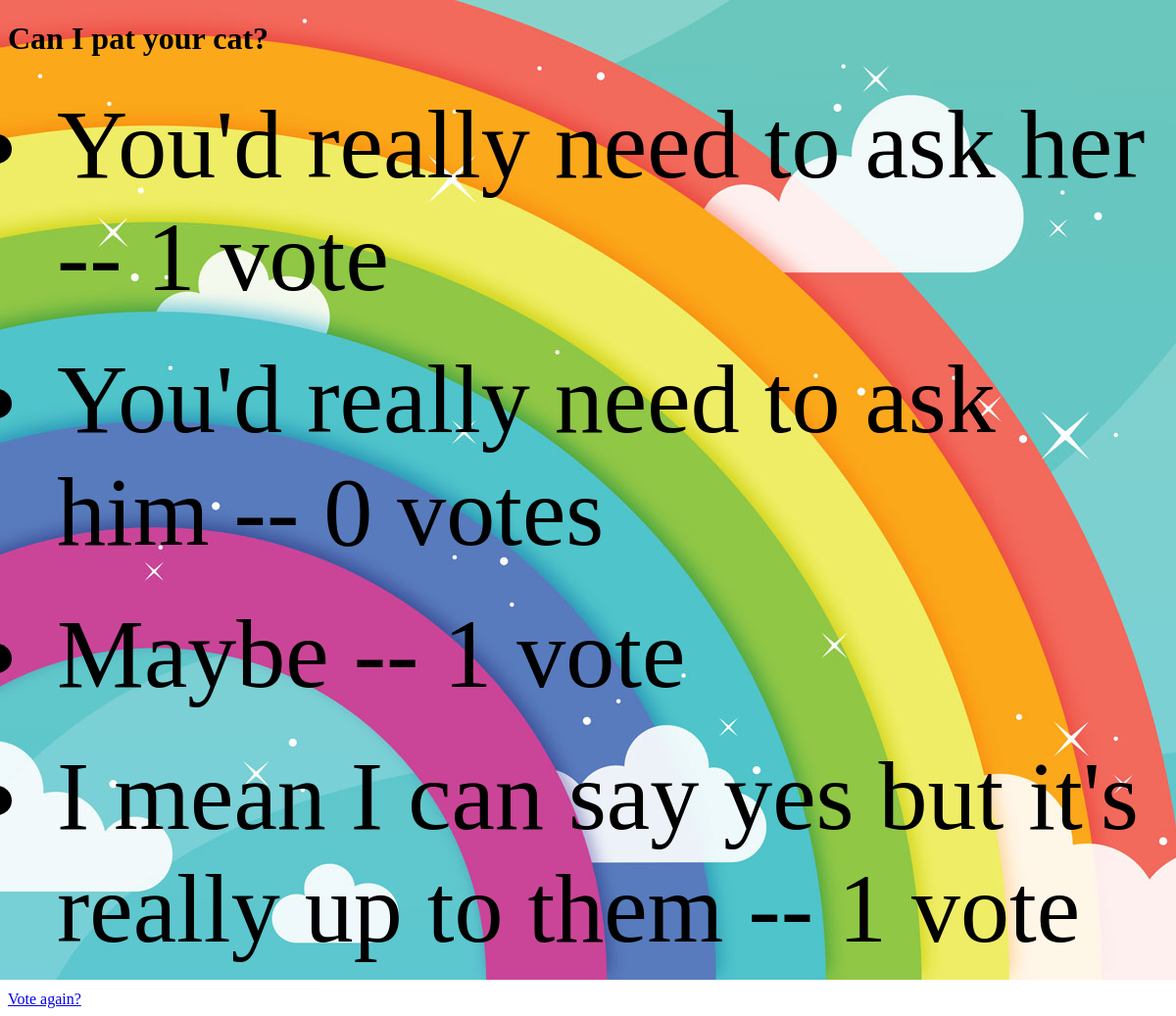
Page /polls/6/results/ on the earlier database version.
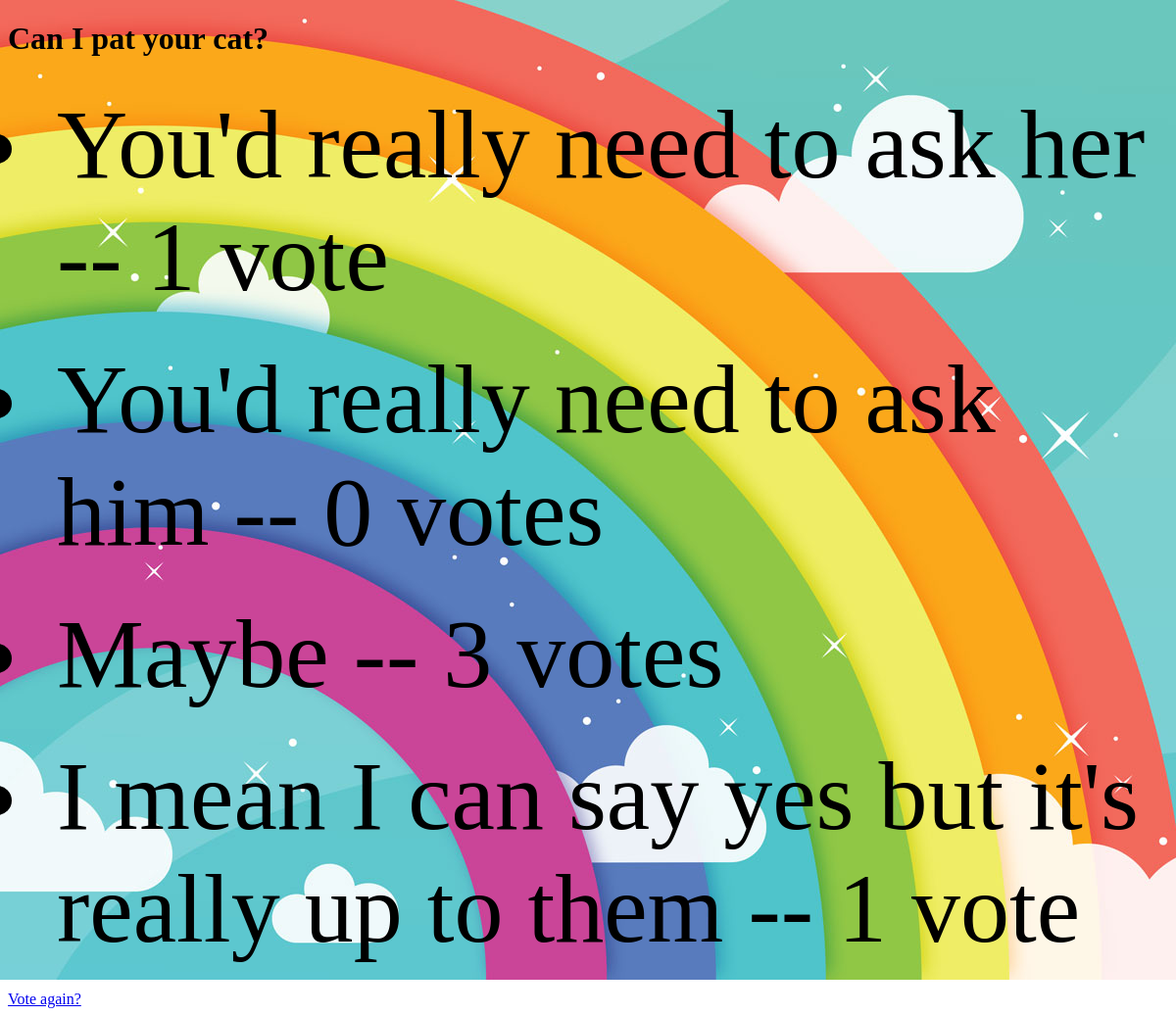
Same page on the later database version.
### polls/models.py (models this page shows, shortened)
class Choice(models.Model):
  question = models.ForeignKey(Question, on_delete=models.CASCADE)
  choice_text = models.CharField(max_length = 200)
  votes = models.IntegerField(default=0)

### polls/views.py (the view)
# urls.py: path('<int:pk>/results/', views.ResultsView.as_view(), name = 'results'),
class ResultsView(generic.DetailView):
  model = Question
  template_name = 'polls/results.html'

### polls/templates/polls/results.html (shortened to what this page needs)
<!DOCTYPE html>
<html>
  <head>
    {% load static %}
    <link rel="stylesheet" type="text/css" href="{% static 'polls/style.css' %}">
  </head>
  <body>
    <h1>{{ question.question_text }}</h1>
    <ul>
        {% for choice in question.choice_set.all %}
          <li>{{choice.choice_text}} -- {{ choice.votes }} vote{{ choice.votes|pluralize }}</li>
        {% endfor %}
    </ul>
    <a href="{% url 'polls:detail' question.id %}">Vote again?</a>
  </body>
</html>

Differences in the rows shown:
changed Choice "Maybe": votes "1" → "3"
